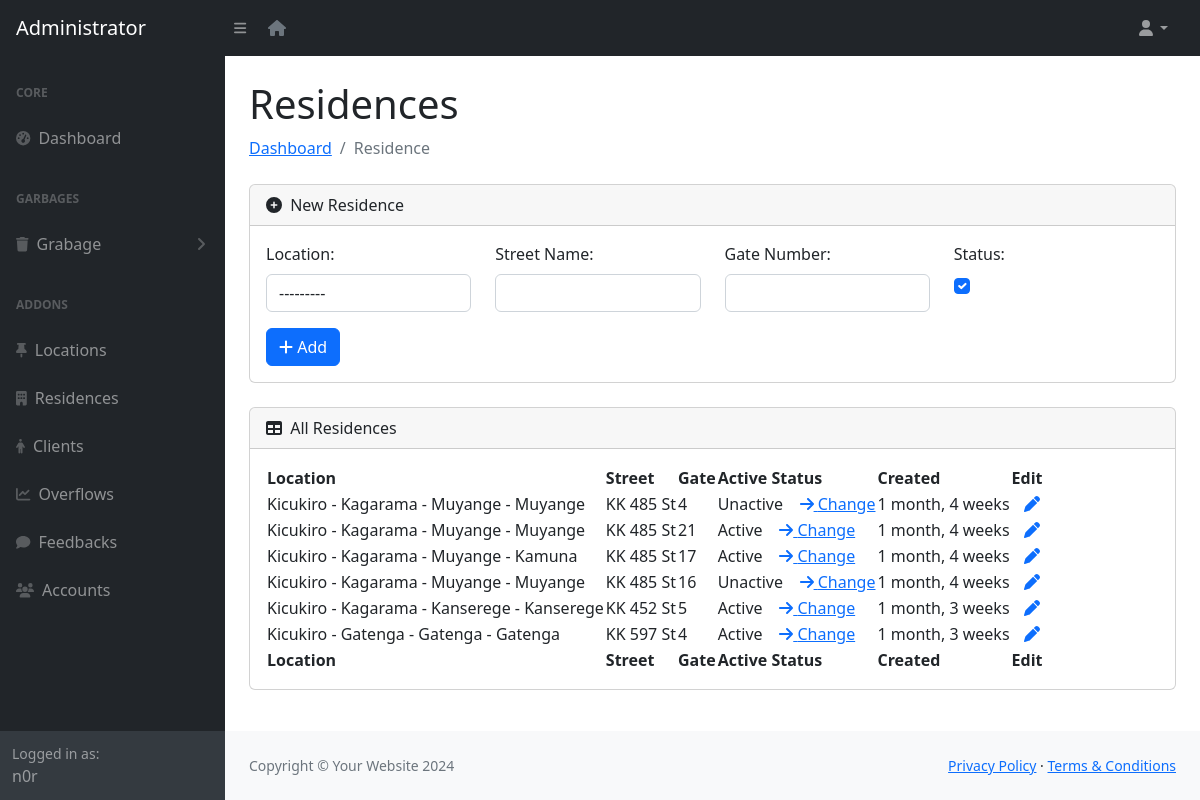
Page /residence/ (signed in) on the earlier database version.
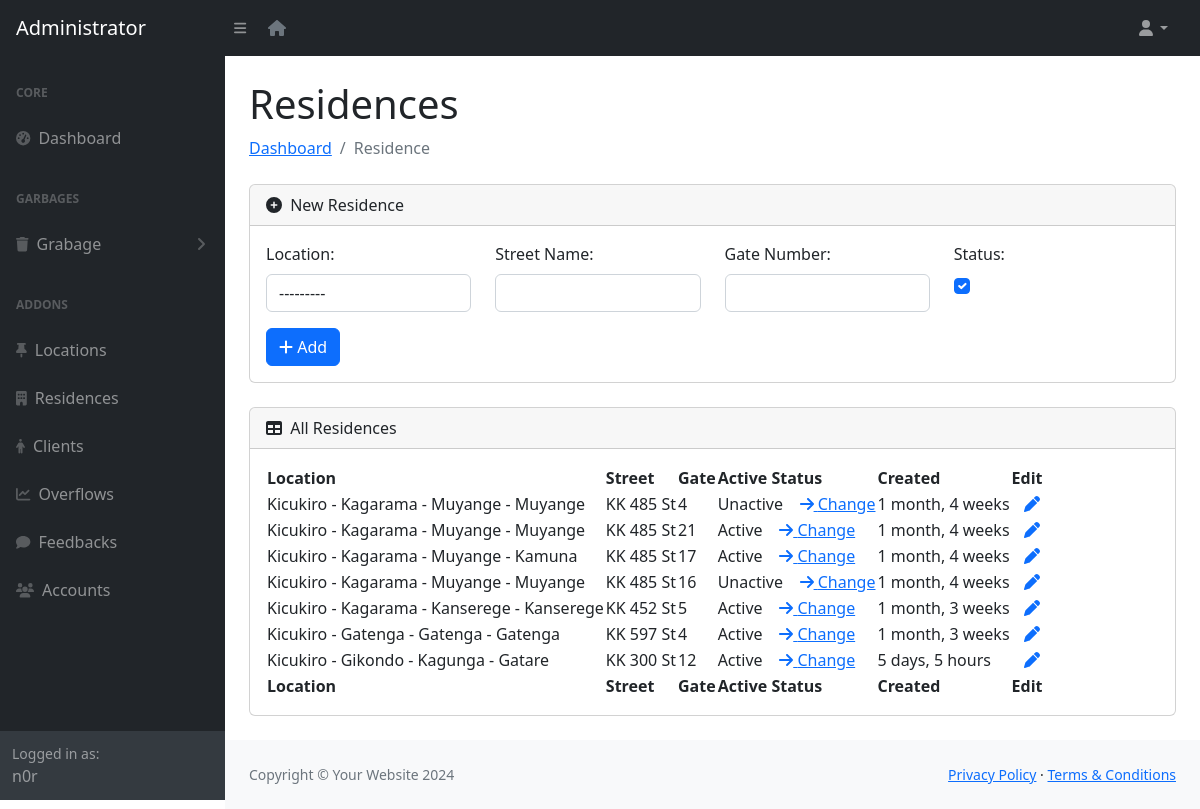
Same page on the later database version.
### app/models.py (models this page shows, shortened)
class Residence(models.Model):
    location = models.ForeignKey(Location, on_delete=models.CASCADE)
    streetName = models.CharField(validators=[street_regex], max_length=9)
    gateNumber = models.CharField(max_length=10, null=True, blank=True)
    status = models.BooleanField(default = 1)
    created_at = models.DateTimeField(auto_now_add=True)
    class Meta:
        constraints = [UniqueConstraint(fields=['location', 'streetName', 'gateNumber'], name='unique_residence_combination')]
        ordering = ["created_at"]

class Location(models.Model):
    district = models.ForeignKey(District, on_delete=models.SET_NULL, null=True, blank=True)
    sector = models.ForeignKey(Sector, on_delete=models.SET_NULL, null=True, blank=True)
    cell = models.ForeignKey(Cell, on_delete=models.SET_NULL, null=True, blank=True)
    village = models.ForeignKey(Village, on_delete=models.SET_NULL, null=True, blank=True)
    created_at = models.DateTimeField(auto_now_add=True)
    class Meta:
        constraints = [UniqueConstraint(fields=['district', 'sector', 'cell', 'village'], name='unique_location_combination')]
        ordering = ["created_at"]
    def __str__(self):
        return f"{self.district} - {self.sector} - {self.cell} - {self.village}"

class District(models.Model):
    name = models.CharField(max_length=40)
    def __str__(self):
        return self.name

class Sector(models.Model):
    district = models.ForeignKey(District, on_delete=models.CASCADE)
    name = models.CharField(max_length=40)
    def __str__(self):
        return self.name

class Cell(models.Model):
    district = models.ForeignKey(District, on_delete=models.CASCADE)
    sector = models.ForeignKey(Sector, on_delete=models.CASCADE)
    name = models.CharField(max_length=40)
    def __str__(self):
        return self.name

class Village(models.Model):
    district = models.ForeignKey(District, on_delete=models.CASCADE)
    sector = models.ForeignKey(Sector, on_delete=models.CASCADE)
    cell = models.ForeignKey(Cell, on_delete=models.CASCADE)
    name = models.CharField(max_length=40)
    def __str__(self):
        return self.name

### app/views.py (the view)
# urls.py: path('residence/', views.residence, name="residence"),
@role_required(['ADMIN', 'MCOLLECTOR'])
def residence(request):
    residences = Residence.objects.all()
    if request.method == 'POST':
        form = ResidenceForm(request.POST)
        if form.is_valid():
            residence = form.save()
            messages.success(request, f"New Residence {residence} Added")
            form = ResidenceForm()
        else:
            messages.error(request, f"{form.errors}")
    else:
        form = ResidenceForm()
    context = {'form': form, 'residences': residences}
    return render(request, 'adminn/residence.html', context)

### app/forms.py
class ResidenceForm(forms.ModelForm):
    class Meta:
        model = Residence
        fields = '__all__'
        widgets={
            'location': forms.Select(attrs={'class': 'form-control'}),
            'streetName': forms.TextInput(attrs={'class': 'form-control'}),
            'gateNumber': forms.TextInput(attrs={'class': 'form-control'}),
            'status': forms.CheckboxInput(attrs={'class': 'form-check-input'}),
        }

### app/views.py (called while the page is built)
def role_required(allowed_roles):
    def decorator(view_func):
        @wraps(view_func)
        def _wrapped_view(request, *args, **kwargs):
            if request.user.is_authenticated and request.user.role in allowed_roles:
                return view_func(request, *args, **kwargs)
            return redirect('403')
        return _wrapped_view
    return decorator

### app/templates/app/adminn/residence.html (shortened to what the changed rows need)
{% load static %}
{% if request.user.role == "ADMIN" %}
    {% include 'adminn/includes/header.html' %}
{% else %}
    {% include 'mcollector/includes/header.html' %}
{% endif %}
            <div id="layoutSidenav_content">
                <main>
                    <div class="container-fluid px-4">
                        <h1 class="mt-4">Residences</h1>
                        <div class="card mb-4">
                          <div class="card-body">
                            <table id="datatablesSimple">
                              <thead>
                                  <tr>
                                      <th>Location</th>
                                      <th>Street</th>
                                      <th>Gate</th>
                                      <th>Active Status</th>
                                      <th>Created</th>
                                      <th>Edit</th>
                                  </tr>
                              </thead>
                              <tfoot>
                                <tr>
                                    <th>Location</th>
                                    <th>Street</th>
                                    <th>Gate</th>
                                    <th>Active Status</th>
                                    <th>Created</th>
                                    <th>Edit</th>
                                </tr>
                              </tfoot>
                              <tbody>
                                  {% for residence in residences %}
                                  <tr>
                                      <td>{{ residence.location }}</td>
                                      <td>{{ residence.streetName }}</td>
                                      <td>{{ residence.gateNumber }}</td>
                                      {% if  residence.status %}
                                        <td> Active &nbsp &nbsp<a href="{% url 'change-residence'  residence.id %}"><i class="fa fa-arrow-right"></i> Change </a></td>
                                      {% else %}
                                        <td> Unactive &nbsp &nbsp<a href="{% url 'change-residence'  residence.id %}"><i class="fa fa-arrow-right"></i> Change </a></td>
                                      {% endif %}
                                      <td>{{ residence.created_at | timesince }}</td>
                                      <td>&nbsp &nbsp<a href="{% url 'edit-residence' residence.id %}"><i class="fa fa-pen"></i></a></td>
                                  </tr>
                                  {% endfor %}
                              </tbody>
                            </table>
                            </div>
                        </div>
                    </div>
                </main>
{% include 'adminn/includes/footer.html' %}

Differences in the rows shown:
added Residence: location "Kicukiro - Gikondo - Kagunga - Gatare", streetName "KK 300 St", gateNumber "12", status "Active", created_at "5 days, 5 hours"
